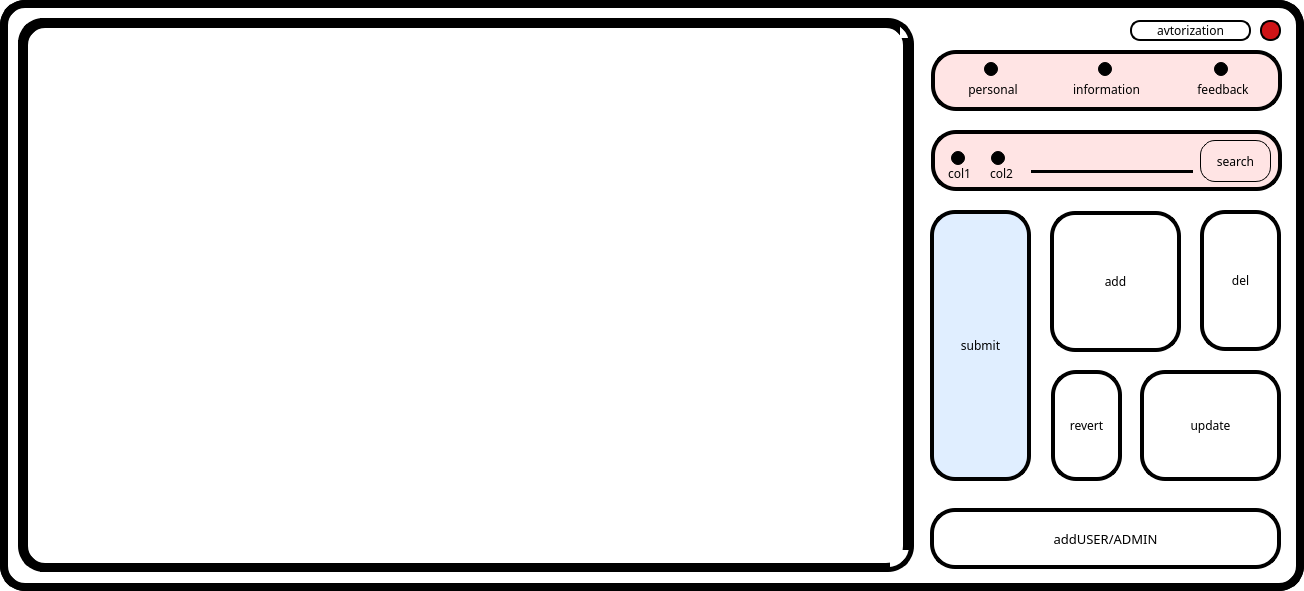
<?xml version="1.0" encoding="UTF-8"?>
<ui version="4.0">
 <class>admins</class>
 <widget class="QMainWindow" name="admins">
  <property name="geometry">
   <rect>
    <x>0</x>
    <y>0</y>
    <width>1304</width>
    <height>591</height>
   </rect>
  </property>
  <property name="sizePolicy">
   <sizepolicy hsizetype="Preferred" vsizetype="Preferred">
    <horstretch>0</horstretch>
    <verstretch>0</verstretch>
   </sizepolicy>
  </property>
  <property name="windowTitle">
   <string>MainWindow</string>
  </property>
  <property name="styleSheet">
   <string notr="true">background-color: rgb(255, 255, 255);
  border:8px solid #000000;
  border-radius: 25px;
</string>
  </property>
  <widget class="QWidget" name="centralwidget">
   <widget class="QPushButton" name="dobavlPOLZ">
    <property name="geometry">
     <rect>
      <x>930</x>
      <y>508</y>
      <width>351</width>
      <height>61</height>
     </rect>
    </property>
    <property name="font">
     <font>
      <family>SETxt</family>
      <pointsize>10</pointsize>
     </font>
    </property>
    <property name="styleSheet">
     <string notr="true">	background-color: rgb(255, 255, 255);
  border:4px solid #000000;
  border-radius: 25px;
color: rgb(0, 0, 0);</string>
    </property>
    <property name="text">
     <string>addUSER/ADMIN</string>
    </property>
   </widget>
   <widget class="QPushButton" name="vihod">
    <property name="geometry">
     <rect>
      <x>1260</x>
      <y>20</y>
      <width>21</width>
      <height>21</height>
     </rect>
    </property>
    <property name="styleSheet">
     <string notr="true">  border:2px solid #000000;
  border-radius: 10px;
background-color: rgb(207, 20, 23);</string>
    </property>
    <property name="text">
     <string/>
    </property>
   </widget>
   <widget class="QPushButton" name="saveedit">
    <property name="geometry">
     <rect>
      <x>930</x>
      <y>210</y>
      <width>101</width>
      <height>271</height>
     </rect>
    </property>
    <property name="font">
     <font>
      <family>SETxt</family>
      <pointsize>9</pointsize>
     </font>
    </property>
    <property name="styleSheet">
     <string notr="true">background-color: rgb(224, 238, 255);
  border:4px solid #000000;
  border-radius: 25px;
color: rgb(0, 0, 0);</string>
    </property>
    <property name="text">
     <string>submit</string>
    </property>
   </widget>
   <widget class="QPushButton" name="nazad">
    <property name="geometry">
     <rect>
      <x>1130</x>
      <y>20</y>
      <width>121</width>
      <height>21</height>
     </rect>
    </property>
    <property name="font">
     <font>
      <family>SETxt</family>
      <pointsize>9</pointsize>
     </font>
    </property>
    <property name="styleSheet">
     <string notr="true">color: rgb(0, 0, 0);
  border:2px solid #000000;
  border-radius: 10px;
padding-left: 0px;
padding-up: 20px;</string>
    </property>
    <property name="text">
     <string>avtorization</string>
    </property>
   </widget>
   <widget class="QPushButton" name="addline">
    <property name="geometry">
     <rect>
      <x>1050</x>
      <y>211</y>
      <width>131</width>
      <height>141</height>
     </rect>
    </property>
    <property name="font">
     <font>
      <family>SETxt</family>
     </font>
    </property>
    <property name="styleSheet">
     <string notr="true">	background-color: rgb(255, 255, 255);
  border:4px solid #000000;
  border-radius: 25px;
color: rgb(0, 0, 0);</string>
    </property>
    <property name="text">
     <string>add</string>
    </property>
   </widget>
   <widget class="QFrame" name="frame">
    <property name="geometry">
     <rect>
      <x>931</x>
      <y>50</y>
      <width>351</width>
      <height>61</height>
     </rect>
    </property>
    <property name="styleSheet">
     <string notr="true">
  border:4px solid #000000;
  border-radius: 25px;
background-color: rgb(255, 228, 228);</string>
    </property>
    <property name="frameShape">
     <enum>QFrame::StyledPanel</enum>
    </property>
    <property name="frameShadow">
     <enum>QFrame::Raised</enum>
    </property>
    <widget class="QLabel" name="inf">
     <property name="geometry">
      <rect>
       <x>123</x>
       <y>30</y>
       <width>105</width>
       <height>19</height>
      </rect>
     </property>
     <property name="sizePolicy">
      <sizepolicy hsizetype="Minimum" vsizetype="Minimum">
       <horstretch>0</horstretch>
       <verstretch>0</verstretch>
      </sizepolicy>
     </property>
     <property name="font">
      <font>
       <family>SETxt</family>
      </font>
     </property>
     <property name="contextMenuPolicy">
      <enum>Qt::NoContextMenu</enum>
     </property>
     <property name="styleSheet">
      <string notr="true">background-color: qlineargradient(spread:pad, x1:0, y1:0, x2:1, y2:0, stop:0 rgba(0, 0, 0, 0), stop:1 rgba(255, 255, 255, 0));
  border:0px solid #000000;
  border-radius: 0px;
color: rgb(0, 0, 0);</string>
     </property>
     <property name="text">
      <string>information</string>
     </property>
     <property name="textFormat">
      <enum>Qt::RichText</enum>
     </property>
     <property name="alignment">
      <set>Qt::AlignCenter</set>
     </property>
    </widget>
    <widget class="QLabel" name="fb">
     <property name="geometry">
      <rect>
       <x>240</x>
       <y>30</y>
       <width>104</width>
       <height>19</height>
      </rect>
     </property>
     <property name="sizePolicy">
      <sizepolicy hsizetype="Minimum" vsizetype="Minimum">
       <horstretch>0</horstretch>
       <verstretch>0</verstretch>
      </sizepolicy>
     </property>
     <property name="font">
      <font>
       <family>SETxt</family>
      </font>
     </property>
     <property name="contextMenuPolicy">
      <enum>Qt::NoContextMenu</enum>
     </property>
     <property name="styleSheet">
      <string notr="true">background-color: qlineargradient(spread:pad, x1:0, y1:0, x2:1, y2:0, stop:0 rgba(0, 0, 0, 0), stop:1 rgba(255, 255, 255, 0));
  border:0px solid #000000;
  border-radius: 0px;
color: rgb(0, 0, 0);</string>
     </property>
     <property name="text">
      <string>feedback</string>
     </property>
     <property name="textFormat">
      <enum>Qt::RichText</enum>
     </property>
     <property name="alignment">
      <set>Qt::AlignCenter</set>
     </property>
    </widget>
    <widget class="QRadioButton" name="information">
     <property name="geometry">
      <rect>
       <x>124</x>
       <y>10</y>
       <width>105</width>
       <height>19</height>
      </rect>
     </property>
     <property name="sizePolicy">
      <sizepolicy hsizetype="Ignored" vsizetype="Ignored">
       <horstretch>0</horstretch>
       <verstretch>0</verstretch>
      </sizepolicy>
     </property>
     <property name="styleSheet">
      <string notr="true">background-color: qlineargradient(spread:pad, x1:0, y1:0, x2:1, y2:0, stop:0 rgba(0, 0, 0, 0), stop:1 rgba(255, 255, 255, 0));
  border:0px solid #000000;
  border-radius: 25px;
color: rgb(0, 0, 0);

padding-left: 43px;</string>
     </property>
     <property name="text">
      <string/>
     </property>
    </widget>
    <widget class="QRadioButton" name="feedback">
     <property name="geometry">
      <rect>
       <x>239</x>
       <y>10</y>
       <width>104</width>
       <height>19</height>
      </rect>
     </property>
     <property name="sizePolicy">
      <sizepolicy hsizetype="Ignored" vsizetype="Ignored">
       <horstretch>0</horstretch>
       <verstretch>0</verstretch>
      </sizepolicy>
     </property>
     <property name="styleSheet">
      <string notr="true">background-color: qlineargradient(spread:pad, x1:0, y1:0, x2:1, y2:0, stop:0 rgba(0, 0, 0, 0), stop:1 rgba(255, 255, 255, 0));
  border:0px solid #000000;
  border-radius: 25px;
color: rgb(0, 0, 0);
padding-left: 44px;</string>
     </property>
     <property name="text">
      <string/>
     </property>
    </widget>
    <widget class="QRadioButton" name="personal">
     <property name="geometry">
      <rect>
       <x>9</x>
       <y>10</y>
       <width>104</width>
       <height>19</height>
      </rect>
     </property>
     <property name="sizePolicy">
      <sizepolicy hsizetype="Ignored" vsizetype="Ignored">
       <horstretch>0</horstretch>
       <verstretch>0</verstretch>
      </sizepolicy>
     </property>
     <property name="styleSheet">
      <string notr="true">background-color: qlineargradient(spread:pad, x1:0, y1:0, x2:1, y2:0, stop:0 rgba(0, 0, 0, 0), stop:1 rgba(255, 255, 255, 0));
  border:0px solid #000000;
  border-radius: 25px;
color: rgb(0, 0, 0);
padding-left: 44px;</string>
     </property>
     <property name="text">
      <string/>
     </property>
    </widget>
    <widget class="QLabel" name="pers">
     <property name="geometry">
      <rect>
       <x>10</x>
       <y>30</y>
       <width>104</width>
       <height>19</height>
      </rect>
     </property>
     <property name="sizePolicy">
      <sizepolicy hsizetype="Minimum" vsizetype="Minimum">
       <horstretch>0</horstretch>
       <verstretch>0</verstretch>
      </sizepolicy>
     </property>
     <property name="font">
      <font>
       <family>SETxt</family>
      </font>
     </property>
     <property name="contextMenuPolicy">
      <enum>Qt::NoContextMenu</enum>
     </property>
     <property name="styleSheet">
      <string notr="true">background-color: qlineargradient(spread:pad, x1:0, y1:0, x2:1, y2:0, stop:0 rgba(0, 0, 0, 0), stop:1 rgba(255, 255, 255, 0));
  border:0px solid #000000;
  border-radius: 0px;
color: rgb(0, 0, 0);</string>
     </property>
     <property name="text">
      <string>personal</string>
     </property>
     <property name="textFormat">
      <enum>Qt::RichText</enum>
     </property>
     <property name="alignment">
      <set>Qt::AlignCenter</set>
     </property>
    </widget>
   </widget>
   <widget class="QPushButton" name="delline">
    <property name="geometry">
     <rect>
      <x>1200</x>
      <y>210</y>
      <width>81</width>
      <height>141</height>
     </rect>
    </property>
    <property name="font">
     <font>
      <family>SETxt</family>
     </font>
    </property>
    <property name="styleSheet">
     <string notr="true">	background-color: rgb(255, 255, 255);
  border:4px solid #000000;
  border-radius: 25px;
color: rgb(0, 0, 0);</string>
    </property>
    <property name="text">
     <string>del</string>
    </property>
   </widget>
   <widget class="QPushButton" name="undoedits">
    <property name="geometry">
     <rect>
      <x>1051</x>
      <y>370</y>
      <width>71</width>
      <height>111</height>
     </rect>
    </property>
    <property name="font">
     <font>
      <family>SETxt</family>
     </font>
    </property>
    <property name="styleSheet">
     <string notr="true">	background-color: rgb(255, 255, 255);
  border:4px solid #000000;
  border-radius: 25px;
color: rgb(0, 0, 0);</string>
    </property>
    <property name="text">
     <string>revert</string>
    </property>
   </widget>
   <widget class="QPushButton" name="saveedit_2">
    <property name="geometry">
     <rect>
      <x>1140</x>
      <y>370</y>
      <width>141</width>
      <height>111</height>
     </rect>
    </property>
    <property name="font">
     <font>
      <family>SETxt</family>
      <pointsize>9</pointsize>
     </font>
    </property>
    <property name="styleSheet">
     <string notr="true">	background-color: rgb(255, 255, 255);
  border:4px solid #000000;
  border-radius: 25px;
color: rgb(0, 0, 0);</string>
    </property>
    <property name="text">
     <string>update</string>
    </property>
   </widget>
   <widget class="QTableView" name="tableView">
    <property name="geometry">
     <rect>
      <x>20</x>
      <y>20</y>
      <width>891</width>
      <height>551</height>
     </rect>
    </property>
    <property name="styleSheet">
     <string notr="true">QWidget{background-color: rgb(255, 255, 255);
  border:0px solid #000000;
  border-radius: 25px;
font: 9pt &quot;SERomand&quot;;}
QTableView{
colomn1-	font: 75 10pt &quot;Segoe UI Variable Small&quot;;
}

QScrollBar:vertical {
            border: 0px solid #999999;
            background:white;
            width:8px;    
            margin: 0px 0px 0px 0px;
        }
        QScrollBar::handle:vertical {         
       
            min-height: 0px;
          	border: 0px solid red;
			border-radius: 4px;
			background-color: black;
        }
        QScrollBar::add-line:vertical {       
            height: 0px;
            subcontrol-position: bottom;
            subcontrol-origin: margin;
        }
        QScrollBar::sub-line:vertical {
            height: 0 px;
            subcontrol-position: top;
            subcontrol-origin: margin;
        };

</string>
    </property>
    <property name="frameShape">
     <enum>QFrame::NoFrame</enum>
    </property>
    <property name="frameShadow">
     <enum>QFrame::Plain</enum>
    </property>
    <property name="lineWidth">
     <number>0</number>
    </property>
    <property name="editTriggers">
     <set>QAbstractItemView::NoEditTriggers</set>
    </property>
    <property name="tabKeyNavigation">
     <bool>false</bool>
    </property>
    <property name="showDropIndicator" stdset="0">
     <bool>false</bool>
    </property>
    <property name="dragDropOverwriteMode">
     <bool>false</bool>
    </property>
   </widget>
   <widget class="Line" name="line">
    <property name="geometry">
     <rect>
      <x>40</x>
      <y>567</y>
      <width>847</width>
      <height>5</height>
     </rect>
    </property>
    <property name="orientation">
     <enum>Qt::Horizontal</enum>
    </property>
   </widget>
   <widget class="Line" name="line_2">
    <property name="geometry">
     <rect>
      <x>40</x>
      <y>18</y>
      <width>846</width>
      <height>5</height>
     </rect>
    </property>
    <property name="orientation">
     <enum>Qt::Horizontal</enum>
    </property>
   </widget>
   <widget class="Line" name="line_3">
    <property name="geometry">
     <rect>
      <x>18</x>
      <y>40</y>
      <width>5</width>
      <height>492</height>
     </rect>
    </property>
    <property name="orientation">
     <enum>Qt::Vertical</enum>
    </property>
   </widget>
   <widget class="Line" name="line_4">
    <property name="geometry">
     <rect>
      <x>909</x>
      <y>46</y>
      <width>5</width>
      <height>491</height>
     </rect>
    </property>
    <property name="orientation">
     <enum>Qt::Vertical</enum>
    </property>
   </widget>
   <widget class="Line" name="line_5">
    <property name="geometry">
     <rect>
      <x>883</x>
      <y>18</y>
      <width>31</width>
      <height>31</height>
     </rect>
    </property>
    <property name="styleSheet">
     <string notr="true">  border:5px solid #000000;
background-color: qlineargradient(spread:pad, x1:0, y1:0, x2:1, y2:0, stop:0 rgba(0, 0, 0, 0), stop:1 rgba(255, 255, 255, 0));
border-top-left-radius : 0;
border-top-right-radius : 26;
border-bottom-right-radius: 0;
border-bottom-left-radius : 0;

border-left: opx;
border-bottom: opx;</string>
    </property>
    <property name="orientation">
     <enum>Qt::Vertical</enum>
    </property>
   </widget>
   <widget class="Line" name="line_6">
    <property name="geometry">
     <rect>
      <x>883</x>
      <y>531</y>
      <width>31</width>
      <height>41</height>
     </rect>
    </property>
    <property name="styleSheet">
     <string notr="true">  border:5px solid #000000;
background-color: qlineargradient(spread:pad, x1:0, y1:0, x2:1, y2:0, stop:0 rgba(0, 0, 0, 0), stop:1 rgba(255, 255, 255, 0));
border-top-left-radius : 0;
border-top-right-radius : 0;
border-bottom-right-radius: 26;
border-bottom-left-radius : 0;

border-left: opx;
border-top: opx;</string>
    </property>
    <property name="orientation">
     <enum>Qt::Vertical</enum>
    </property>
   </widget>
   <widget class="Line" name="line_7">
    <property name="geometry">
     <rect>
      <x>18</x>
      <y>531</y>
      <width>31</width>
      <height>41</height>
     </rect>
    </property>
    <property name="styleSheet">
     <string notr="true">  border:5px solid #000000;
background-color: qlineargradient(spread:pad, x1:0, y1:0, x2:1, y2:0, stop:0 rgba(0, 0, 0, 0), stop:1 rgba(255, 255, 255, 0));
border-top-left-radius : 0;
border-top-right-radius : 0;
border-bottom-right-radius: 0;
border-bottom-left-radius : 26;

border-right: opx;
border-top: opx;</string>
    </property>
    <property name="orientation">
     <enum>Qt::Vertical</enum>
    </property>
   </widget>
   <widget class="Line" name="line_8">
    <property name="geometry">
     <rect>
      <x>18</x>
      <y>18</y>
      <width>31</width>
      <height>31</height>
     </rect>
    </property>
    <property name="styleSheet">
     <string notr="true">  border:5px solid #000000;
background-color: qlineargradient(spread:pad, x1:0, y1:0, x2:1, y2:0, stop:0 rgba(0, 0, 0, 0), stop:1 rgba(255, 255, 255, 0));
border-top-left-radius : 25;
border-top-right-radius : 0;
border-bottom-right-radius: 0;
border-bottom-left-radius : 0;

border-right: opx;
border-bottom: opx;</string>
    </property>
    <property name="orientation">
     <enum>Qt::Vertical</enum>
    </property>
   </widget>
   <widget class="Line" name="line_9">
    <property name="geometry">
     <rect>
      <x>900</x>
      <y>18</y>
      <width>20</width>
      <height>20</height>
     </rect>
    </property>
    <property name="styleSheet">
     <string notr="true">  border:0px solid #000000;
background-color: rgb(255, 255, 255);
border-top-left-radius : 0;
border-top-right-radius : 1;
border-bottom-right-radius: 0;
border-bottom-left-radius : 0;

border-left: opx;
border-bottom: opx;</string>
    </property>
    <property name="orientation">
     <enum>Qt::Vertical</enum>
    </property>
   </widget>
   <widget class="Line" name="line_11">
    <property name="geometry">
     <rect>
      <x>890</x>
      <y>550</y>
      <width>31</width>
      <height>21</height>
     </rect>
    </property>
    <property name="styleSheet">
     <string notr="true">  border:0px solid #000000;
background-color: rgb(255, 255, 255);
border-top-left-radius : 0;
border-top-right-radius : 1;
border-bottom-right-radius: 0;
border-bottom-left-radius : 0;

border-left: opx;
border-bottom: opx;</string>
    </property>
    <property name="orientation">
     <enum>Qt::Vertical</enum>
    </property>
   </widget>
   <widget class="QPushButton" name="pushButton">
    <property name="geometry">
     <rect>
      <x>1200</x>
      <y>140</y>
      <width>71</width>
      <height>42</height>
     </rect>
    </property>
    <property name="font">
     <font>
      <family>SETxt</family>
     </font>
    </property>
    <property name="styleSheet">
     <string notr="true">  border:1px solid #000000;
background-color: qlineargradient(spread:pad, x1:0, y1:0, x2:1, y2:0, stop:0 rgba(0, 0, 0, 0), stop:1 rgba(255, 255, 255, 0));
  border-radius: 15px;
color: rgb(0, 0, 0);
</string>
    </property>
    <property name="text">
     <string>search</string>
    </property>
   </widget>
   <widget class="QFrame" name="frame_2">
    <property name="geometry">
     <rect>
      <x>931</x>
      <y>130</y>
      <width>351</width>
      <height>61</height>
     </rect>
    </property>
    <property name="styleSheet">
     <string notr="true">
  border:4px solid #000000;
  border-radius: 25px;
background-color: rgb(255, 228, 228);</string>
    </property>
    <property name="frameShape">
     <enum>QFrame::StyledPanel</enum>
    </property>
    <property name="frameShadow">
     <enum>QFrame::Raised</enum>
    </property>
    <widget class="QLabel" name="pers_2">
     <property name="geometry">
      <rect>
       <x>-6</x>
       <y>35</y>
       <width>69</width>
       <height>18</height>
      </rect>
     </property>
     <property name="sizePolicy">
      <sizepolicy hsizetype="Minimum" vsizetype="Minimum">
       <horstretch>0</horstretch>
       <verstretch>0</verstretch>
      </sizepolicy>
     </property>
     <property name="font">
      <font>
       <family>SETxt</family>
      </font>
     </property>
     <property name="contextMenuPolicy">
      <enum>Qt::NoContextMenu</enum>
     </property>
     <property name="styleSheet">
      <string notr="true">background-color: qlineargradient(spread:pad, x1:0, y1:0, x2:1, y2:0, stop:0 rgba(0, 0, 0, 0), stop:1 rgba(255, 255, 255, 0));
  border:0px solid #000000;
  border-radius: 0px;
color: rgb(0, 0, 0);</string>
     </property>
     <property name="text">
      <string>col1</string>
     </property>
     <property name="textFormat">
      <enum>Qt::RichText</enum>
     </property>
     <property name="alignment">
      <set>Qt::AlignCenter</set>
     </property>
    </widget>
    <widget class="QLabel" name="pers_3">
     <property name="geometry">
      <rect>
       <x>36</x>
       <y>35</y>
       <width>69</width>
       <height>18</height>
      </rect>
     </property>
     <property name="sizePolicy">
      <sizepolicy hsizetype="Minimum" vsizetype="Minimum">
       <horstretch>0</horstretch>
       <verstretch>0</verstretch>
      </sizepolicy>
     </property>
     <property name="font">
      <font>
       <family>SETxt</family>
      </font>
     </property>
     <property name="contextMenuPolicy">
      <enum>Qt::NoContextMenu</enum>
     </property>
     <property name="styleSheet">
      <string notr="true">background-color: qlineargradient(spread:pad, x1:0, y1:0, x2:1, y2:0, stop:0 rgba(0, 0, 0, 0), stop:1 rgba(255, 255, 255, 0));
  border:0px solid #000000;
  border-radius: 0px;
color: rgb(0, 0, 0);</string>
     </property>
     <property name="text">
      <string>col2</string>
     </property>
     <property name="textFormat">
      <enum>Qt::RichText</enum>
     </property>
     <property name="alignment">
      <set>Qt::AlignCenter</set>
     </property>
    </widget>
    <widget class="QRadioButton" name="col1">
     <property name="geometry">
      <rect>
       <x>20</x>
       <y>20</y>
       <width>21</width>
       <height>17</height>
      </rect>
     </property>
     <property name="styleSheet">
      <string notr="true">background-color: qlineargradient(spread:pad, x1:0, y1:0, x2:1, y2:0, stop:0 rgba(0, 0, 0, 0), stop:1 rgba(255, 255, 255, 0));
  border:0px solid #000000;
  border-radius: 25px;
color: rgb(0, 0, 0);
padding-left: 0px;</string>
     </property>
     <property name="text">
      <string/>
     </property>
    </widget>
    <widget class="QRadioButton" name="radioButton_2">
     <property name="geometry">
      <rect>
       <x>60</x>
       <y>20</y>
       <width>21</width>
       <height>17</height>
      </rect>
     </property>
     <property name="styleSheet">
      <string notr="true">background-color: qlineargradient(spread:pad, x1:0, y1:0, x2:1, y2:0, stop:0 rgba(0, 0, 0, 0), stop:1 rgba(255, 255, 255, 0));
  border:0px solid #000000;
  border-radius: 25px;
color: rgb(0, 0, 0);
padding-left: 0px;</string>
     </property>
     <property name="text">
      <string/>
     </property>
    </widget>
    <widget class="QLineEdit" name="lineEdit">
     <property name="geometry">
      <rect>
       <x>100</x>
       <y>20</y>
       <width>161</width>
       <height>24</height>
      </rect>
     </property>
     <property name="styleSheet">
      <string notr="true">font: 9pt &quot;SERomand&quot;;
background-color: qlineargradient(spread:pad, x1:0, y1:0, x2:1, y2:0, stop:0 rgba(0, 0, 0, 0), stop:1 rgba(255, 255, 255, 0));
  border:0px solid #000000;
  border-radius: 25px;
color: rgb(0, 0, 0);</string>
     </property>
    </widget>
    <widget class="Line" name="line_10">
     <property name="geometry">
      <rect>
       <x>100</x>
       <y>40</y>
       <width>162</width>
       <height>3</height>
      </rect>
     </property>
     <property name="orientation">
      <enum>Qt::Horizontal</enum>
     </property>
    </widget>
   </widget>
   <zorder>frame_2</zorder>
   <zorder>tableView</zorder>
   <zorder>frame</zorder>
   <zorder>dobavlPOLZ</zorder>
   <zorder>vihod</zorder>
   <zorder>nazad</zorder>
   <zorder>addline</zorder>
   <zorder>delline</zorder>
   <zorder>undoedits</zorder>
   <zorder>saveedit</zorder>
   <zorder>saveedit_2</zorder>
   <zorder>line</zorder>
   <zorder>line_2</zorder>
   <zorder>line_3</zorder>
   <zorder>line_4</zorder>
   <zorder>line_7</zorder>
   <zorder>line_8</zorder>
   <zorder>line_9</zorder>
   <zorder>line_5</zorder>
   <zorder>line_11</zorder>
   <zorder>line_6</zorder>
   <zorder>pushButton</zorder>
  </widget>
 </widget>
 <resources/>
 <connections/>
</ui>
